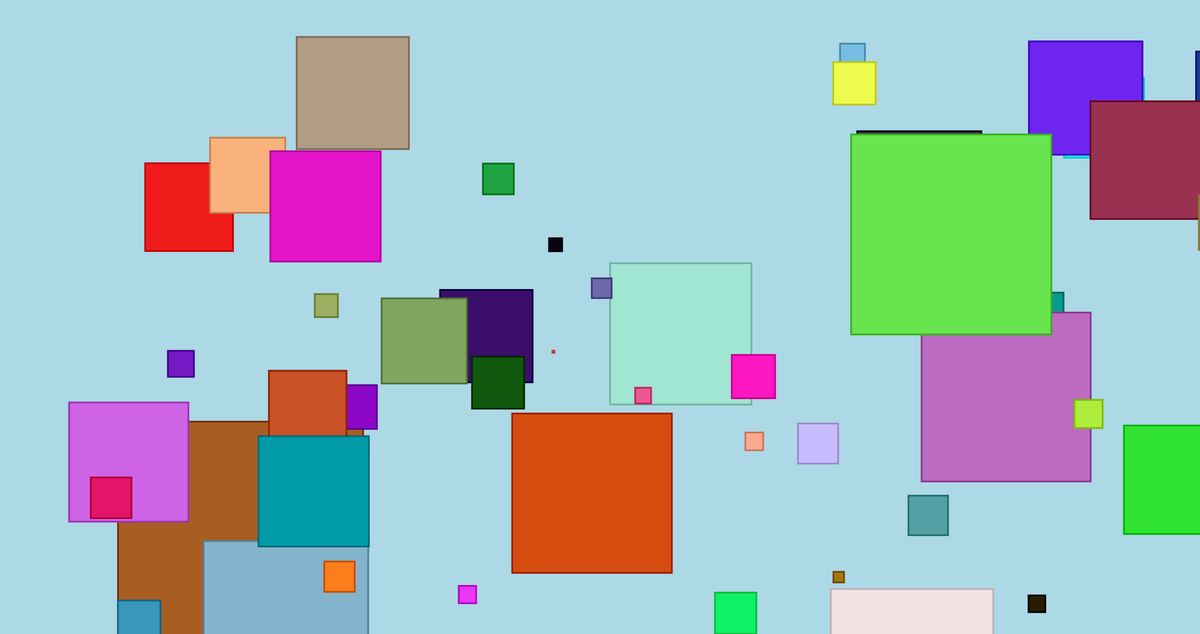
Frame 1 (no input)
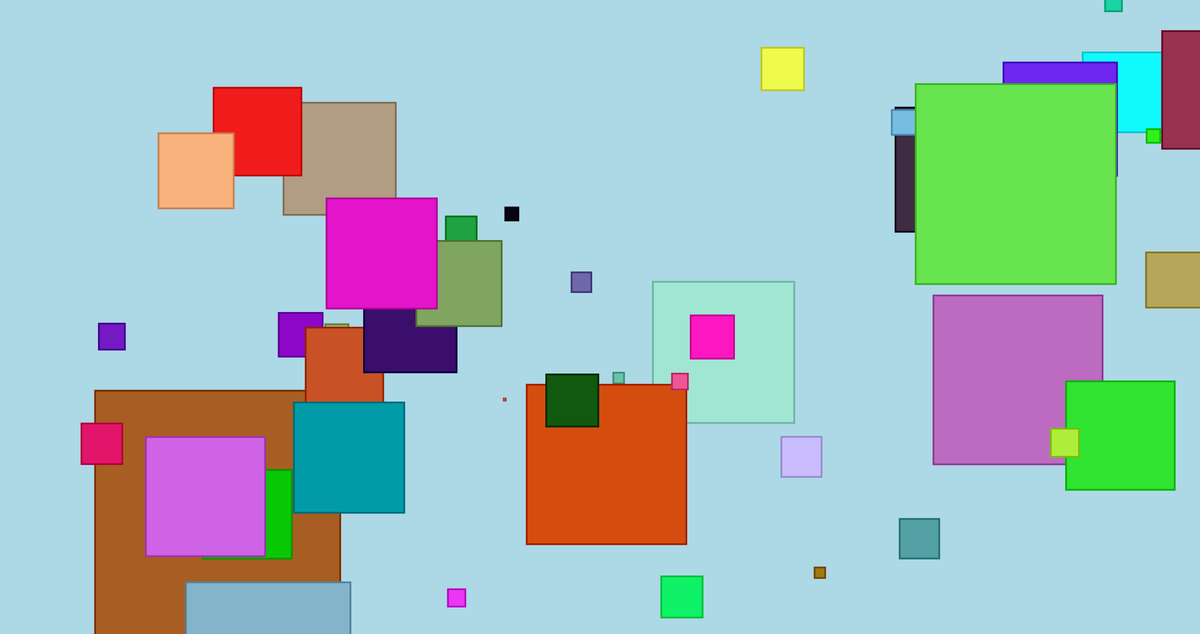
Frame 60 (no input)
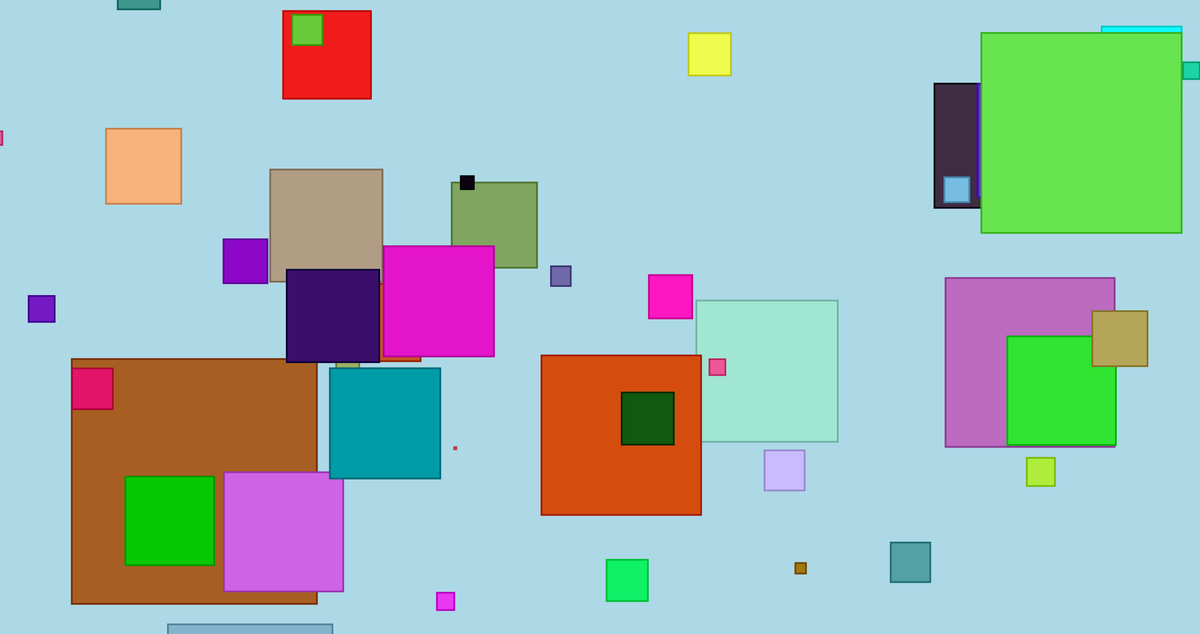
Frame 120 (the mouse pressed at the canvas centre since frame 60)

The p5.js sketch that drew these frames (run headless with seeded random() and noise() and a simulated clock; from frame 60 on, the mouse is pressed at the canvas centre):

// p5.js sketch
// ── sketch.js
var cars = [];
var num_cars = 50;
var outline_offset = 50;

function setup() {
        createCanvas(2766,1463);

        for(var i = 0; i< num_cars; i++)
        {
                cars.push(new Car());
        }
}

function draw() {
        background('lightblue');
        for(var i = 0; i< num_cars; i++)
        {
                cars[i].display();
                cars[i].drive();
        }

}

function Car()
{
        this.pos = createVector(random(width),random(height));
        this.vel = createVector(random(-3,3),random(-3,3));
        this.size = abs(randomGaussian(100,200));
        this.r = random(255);
        this.g = random(255);
        this.b = random(255);
        this.display = function()
        {
                stroke(this.r-outline_offset,this.g-outline_offset,this.b-outline_offset);
                strokeWeight(4);
                fill(this.r,this.g,this.b);
                rect(this.pos.x,this.pos.y,this.size,this.size);
        }
        this.drive = function()
        {
                this.pos.add(this.vel);
                if(this.pos.x > width+this.size)
                {
                        this.pos.x = -1*this.size;
                        this.r = random(255);
                        this.g = random(255);
                        this.b = random(255);
                }
                if(this.pos.x < -1 * this.size)
                {
                        this.pos.x = width + this.size;
                        this.r = random(255);
                        this.g = random(255);
                        this.b = random(255);
                }
                if(this.pos.y > height+this.size)
                {
                        this.pos.y = -1*this.size;
                        this.r = random(255);
                        this.g = random(255);
                        this.b = random(255);
                }
                if(this.pos.y < -1*this.size)
                {
                        this.pos.y = height + this.size;
                        this.r = random(255);
                        this.g = random(255);
                        this.b = random(255);
                }
        }
}
